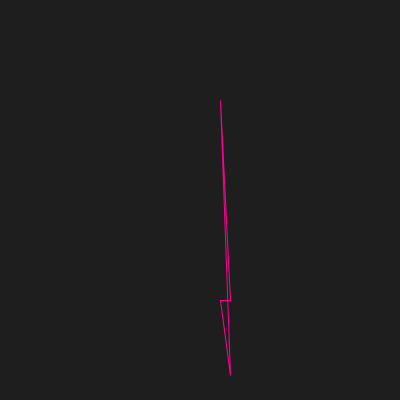
Frame 1 (no input)
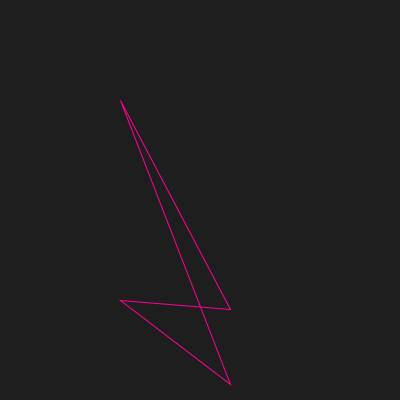
Frame 60 (the mouse pressed at the canvas centre just before this capture)
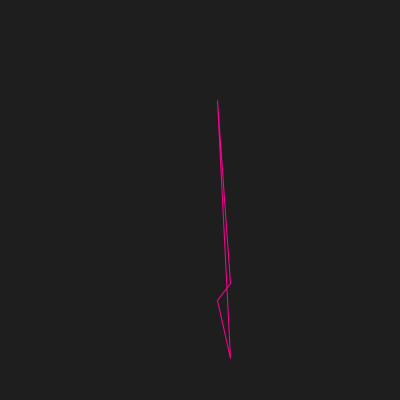
Frame 120 (the mouse held since frame 60 and released just before this capture)

The Processing sketch that drew these frames (run headless with seeded random() and noise(); from frame 60 on, the mouse is pressed at the canvas centre):

// Processing sketch: sketch_vertex_2
// ── sketch_vertex_2.pde
float time = 0;
float t = 50;

void setup(){
 size(400, 400);
 noFill();
 stroke(255, 0, 150);
}

void draw(){
  background(30);
  
  float sx = cos(time) * t;
  float sy = sin(time) * t;
  
  translate(width/2, height/2);

  beginShape();
    vertex(-30 + sx, -100);
    vertex(30, 100 + sy);
    vertex(-30 + sx, 100);
    vertex(30, 175 + sy);
  endShape(CLOSE);

  
  time += 0.05;
}
